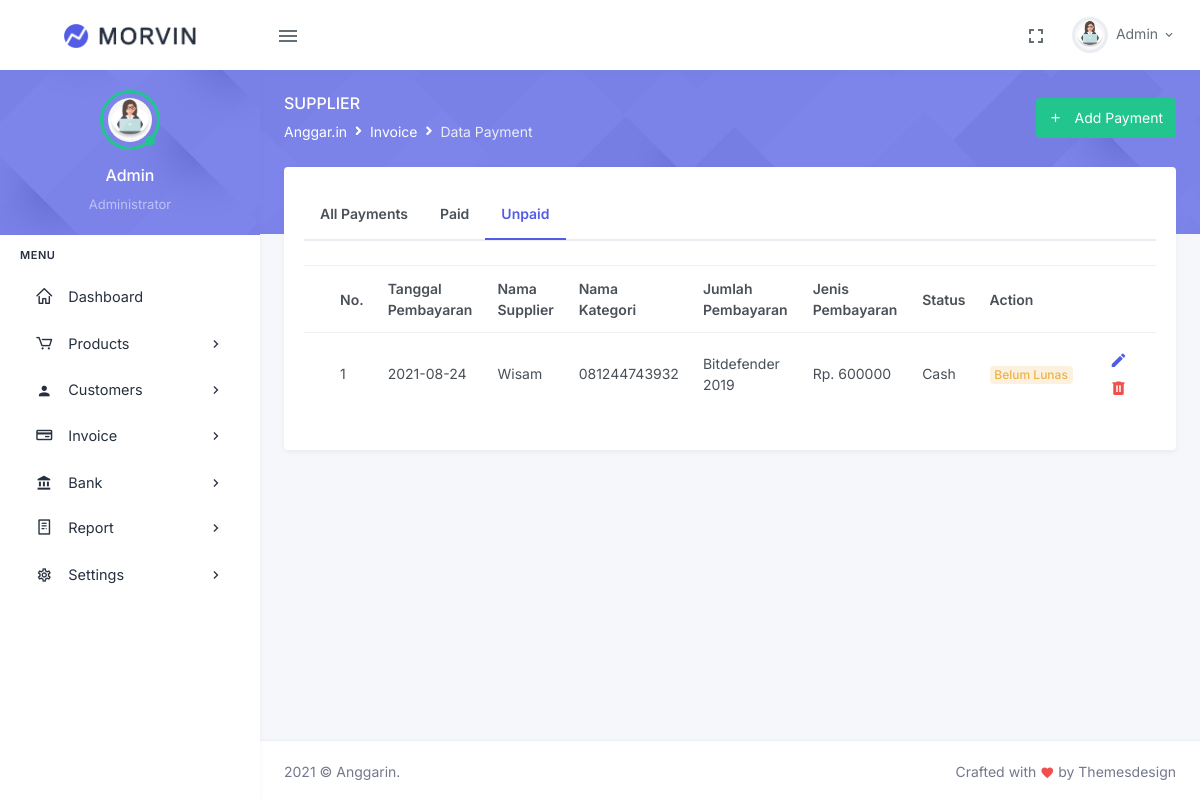
/index.php/payment/unpaidPayment, run on the app's committed database.
### tables this page shows
CREATE TABLE IF NOT EXISTS `pembayaran` (
  `id_pembayaran` int(11) NOT NULL AUTO_INCREMENT,
  `id_supplier` int(11) NOT NULL,
  `nama_produk` varchar(150) NOT NULL,
  `tanggal_pembayaran` date NOT NULL,
  `jumlah_pembayaran` int(11) NOT NULL,
  `jenis_pembayaran` varchar(150) NOT NULL,
  `akun` varchar(150) DEFAULT NULL,
  `status_pembayaran` varchar(50) NOT NULL,
  PRIMARY KEY (`id_pembayaran`),
  KEY `pembayaran_ibfk_1` (`id_supplier`)
);

CREATE TABLE IF NOT EXISTS `supplier` (
  `id_supplier` int(11) NOT NULL AUTO_INCREMENT,
  `nama_supplier` varchar(100) NOT NULL,
  `telp_supplier` varchar(50) NOT NULL,
  `email_supplier` varchar(50) NOT NULL,
  `kategori` varchar(150) NOT NULL,
  `keterangan_supplier` varchar(50) NOT NULL,
  `gambar_supplier` varchar(500) DEFAULT NULL,
  PRIMARY KEY (`id_supplier`)
);

### application/controllers/payment.php (called while the page is built, shortened)
<?php
class payment extends CI_Controller {
    public function __construct(){
        $this->load->helper('url');
        $this->load->model('payment_model');
        $this->load->library('form_validation');
    }
    public function unpaidPayment(){
        $data['title']='Data Payment';
        $data['unpaid_pembayaran'] = $this->payment_model->getUnpaidPayment();
        $this->load->view('template/header', $data);
        $this->load->view('payment/unpaidPayment');
        $this->load->view('template/footer');
    }
}
?>

### index.php (called while the page is built, shortened)
<?php
require_once BASEPATH.'core/CodeIgniter.php';

### application/models/payment_model.php (called while the page is built, shortened)
<?php
class payment_model extends CI_Model{
    public function getUnpaidPayment(){
        $sql = "SELECT id_pembayaran, p.nama_produk, s.nama_supplier, s.email_supplier, s.telp_supplier, tanggal_pembayaran, jumlah_pembayaran, jenis_pembayaran, akun, status_pembayaran FROM pembayaran AS p JOIN supplier AS s ON s.id_supplier=p.id_supplier  WHERE status_pembayaran='Belum Lunas'";
        $result = $this->db->query($sql);
        return $result->result_array();
    }
}
?>

### application/views/payment/unpaidPayment.php (the view)
<div class="main-content">
    <div class="page-content">
        <div class="page-title-box">
            <div class="container-fluid">
                <div class="row align-items-center">
                    <div class="col-sm-6">
                        <div class="page-title">
                            <h4>Supplier</h4>
                                <ol class="breadcrumb m-0">
                                    <li class="breadcrumb-item"><a href="javascript: void(0);">Anggar.in</a></li>
                                    <li class="breadcrumb-item"><a href="javascript: void(0);">Invoice</a></li>
                                    <li class="breadcrumb-item active">Data Payment</li>
                                </ol>
                        </div>
                    </div>
                    <div class="col-sm-6">
                    <div class="float-end d-none d-sm-block">
                        <a href="<?= base_url();?>addpayment" class="btn btn-success"><i class="mdi mdi-plus me-2"></i> Add Payment</a>
                    </div>
                    </div>
                </div>
            </div>
            </div>
        <div class="container-fluid">
            <div class="page-content-wrapper">
                <div class="row">
                    <div class="col-lg-12">
                        <div class="card">
                            <div class="card-body">
                                <ul class="nav nav-tabs nav-tabs-custom mb-4">
                                    <li class="nav-item">
                                        <a class="nav-link fw-bold p-3 " href="<?php echo base_url('')?>payment">All Payments</a>
                                    </li>
                                    <li class="nav-item">
                                        <a class="nav-link p-3 fw-bold " href="<?php echo base_url('')?>paidPayment">Paid</a>
                                    </li>
                                    <li class="nav-item">
                                        <a class="nav-link p-3 fw-bold active" href="<?php echo base_url('')?>unpaidPayment">Unpaid</a>
                                    </li>
                                </ul>
                                <div class="table mt-3 tab-content">
                                    <table class="table table-centered datatable dt-responsive nowrap " style="border-collapse: collapse; border-spacing: 0; width: 100%;">
                                        <thead class="thead-light">
                                            <tr>
                                                <th></th>
                                                <th>No.</th>
                                                <th>Tanggal Pembayaran</th>
                                                <th>Nama Supplier</th>
                                                <th>Nama Kategori</th>
                                                <th>Jumlah Pembayaran</th>
                                                <th>Jenis Pembayaran</th>
                                                <th>Status</th>
                                                <th style="width: 120px;">Action</th>
                                            </tr>
                                        </thead>
                                        <tbody>
                                            <?php $no=1;
                                            foreach($unpaid_pembayaran as $pembayaran): ?>
                                            <tr>
                                                <td></td>
                                                <td><?= $no++?></td>
                                                <td><?= $pembayaran['tanggal_pembayaran'];?></td>
                                                <td><?= $pembayaran['nama_supplier'];?></td>
                                                <td><?= $pembayaran['telp_supplier'];?></td>
                                                <td><?= $pembayaran['nama_produk'];?></td>
                                                <td>Rp. <?= $pembayaran['jumlah_pembayaran'];?></td>
                                                <td><?= $pembayaran['jenis_pembayaran'];?></td>
                                                <td>
                                                        <div class="badge badge-soft-warning font-size-12"><?= $pembayaran['status_pembayaran'];?></div>
                                                </td>
                                                <td id="tooltip-container0">
                                                    <a href="<?php echo base_url('payment/edit') ?>/<?php echo $pembayaran['id_pembayaran'] ?>" class="me-3 text-primary" data-bs-container="#tooltip-container0" data-bs-toggle="tooltip" data-bs-placement="top" title="Edit"><i class="mdi mdi-pencil font-size-18"></i> </a>
                                                    <a href="<?php echo base_url('payment/hapus') ?>/<?php echo $pembayaran['id_pembayaran'] ?>" class="text-danger" data-bs-container="#tooltip-container0" data-bs-toggle="tooltip" data-bs-placement="top" title="Delete"><i class="mdi mdi-trash-can font-size-18"></i></a>
                                                </td>
                                            </tr>
                                            <?php endforeach; ?>
                                        </tbody>
                                    </table>
                                </div>
                            </div>
                        </div>
                    </div>
                </div>
            </div>
        </div>
    </div>

### data on the page
pembayaran: tanggal_pembayaran "2021-08-24", id_supplier.nama_supplier "Wisam", id_supplier.telp_supplier "081244743932", nama_produk "Bitdefender 2019", jumlah_pembayaran "600000", jenis_pembayaran "Cash", status_pembayaran "Belum Lunas"
